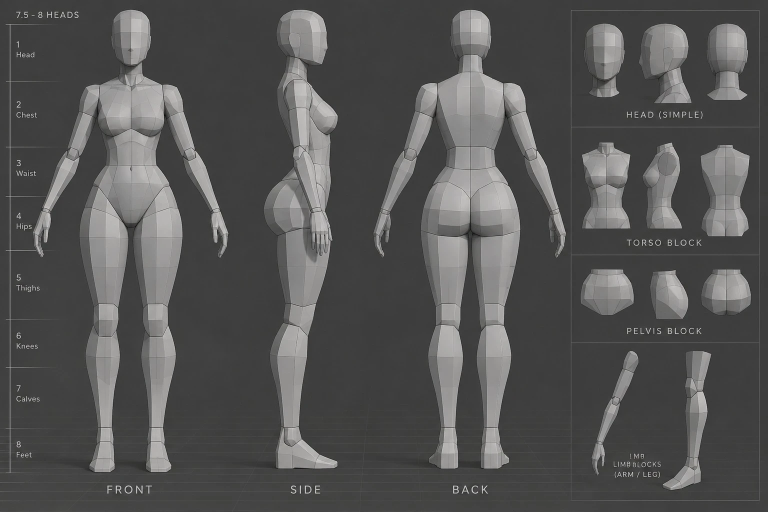
#> input picture base_mesh/reference/base_mesh_sheet.png, 1536 x 1024 px (shown at 1/2 size)
$ python crop_reference.py
#> lines starting #> are read from the running program, lines starting #| are printed output that depends on the picture; after the words box and inside, x2 and y2 are one past the last pixel; in counts of white or black regions, pixels touching at a corner belong together
"""Recorta reference/base_mesh_sheet.png en vistas (FRONT/SIDE/BACK) y paneles de detalle.

Uso: python3 scripts/crop_reference.py
Salida en reference/: ref_front/side/back.png (400x960), sil_*.png (siluetas) y panel_*.png.
Escala: la figura mide 921 px de la cabeza (y=19) a la planta (y=940) = 1.70 m -> 541.8 px/m.
"""
import json
import os
import numpy as np
from PIL import Image
from scipy import ndimage as nd

ROOT = os.path.dirname(os.path.dirname(os.path.abspath(__file__)))
SHEET = os.path.join(ROOT, 'reference', 'base_mesh_sheet.png')
TOP_PX, GROUND_PX = 19, 940
HEIGHT_M = 1.70
PX_PER_M = (GROUND_PX - TOP_PX) / HEIGHT_M
CROP_W, CROP_H = 400, 960
BG = (61, 61, 61)
# centro x de cada figura y límites del panel (para no mezclar figuras vecinas)
VIEWS = {'front': (262, 62, 470), 'side': (603, 500, 700), 'back': (941, 740, 1138)}
PANELS = {'head': (1143, 22, 1520, 252), 'torso': (1143, 255, 1520, 510),
          'pelvis': (1143, 512, 1520, 685), 'limbs': (1143, 687, 1520, 1000)}


def silhouette_mask(img, thr=73):
    g = np.asarray(img).astype(int).mean(2)
    m = g > thr
    m = nd.binary_closing(m, iterations=2)
    m = nd.binary_fill_holes(m)
    m = nd.binary_opening(m, iterations=2)
    lab, n = nd.label(m)
    if n > 1:
        sizes = nd.sum(m, lab, range(n + 1))
        sizes[0] = 0
        m = lab == int(np.argmax(sizes))
    return m


def main():
    a = np.array(Image.open(SHEET).convert('RGB'))
#> a is the input picture: shape (1024, 1536, 3); mean R, G, B 85.2, 85, 84.5
    out = os.path.join(ROOT, 'reference')
    info = {}
    for v, (cx, x0, x1) in VIEWS.items():
        crop = np.tile(np.array(BG, np.uint8), (CROP_H, CROP_W, 1))
        for x in range(CROP_W):
            sx = cx - CROP_W // 2 + x
            if x0 <= sx < x1:
                crop[:, x] = a[:CROP_H, sx]
        crop[945:] = BG                       # etiquetas FRONT/SIDE/BACK y sombra del suelo
        Image.fromarray(crop).save(os.path.join(out, f'ref_{v}.png'))
        m = silhouette_mask(crop)
        Image.fromarray((m * 255).astype(np.uint8)).save(os.path.join(out, f'sil_{v}.png'))
        ys, xs = np.where(m)
        info[v] = dict(top=int(ys.min()), bottom=int(ys.max()), left=int(xs.min()), right=int(xs.max()))
#> this loop made 3 passes
#> pass 1, in main, `Image.fromarray(crop).save(os.path.join(out, f'ref_{v}.png'))`:
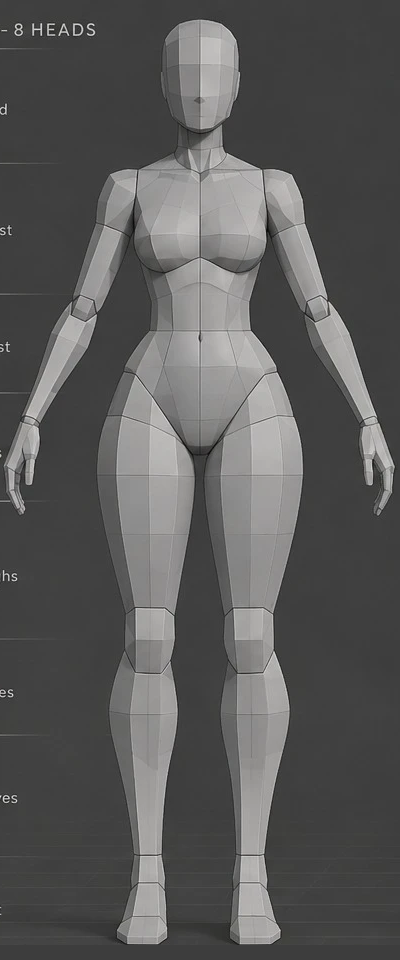
#> saved as ref_front.png: PIL image 400x960 RGB; mean R, G, B 90.3, 89.9, 89.5
#> pass 1, in main, `Image.fromarray((m * 255).astype(np.uint8)).save(os.path.join(out, f's..`:
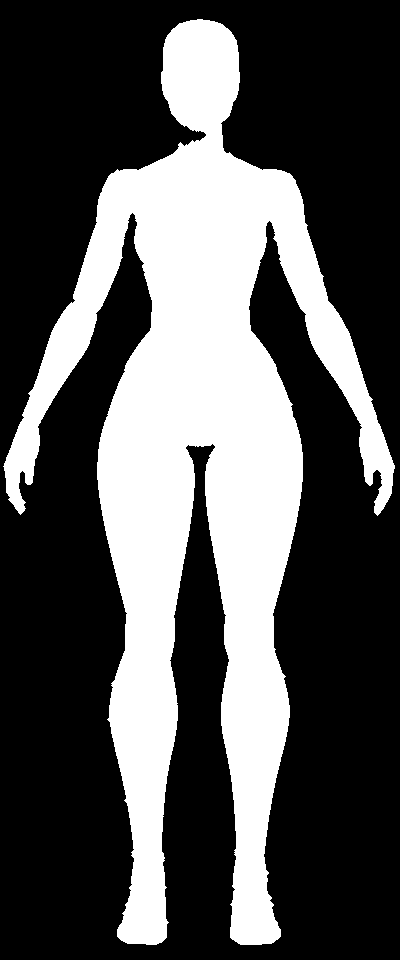
#> saved as sil_front.png: PIL image 400x960 L; 33% white; 1 white region, box (x1, y1, x2, y2) and area: (3, 19, 395, 945) 126540
#> pass 2, in main, `Image.fromarray(crop).save(os.path.join(out, f'ref_{v}.png'))`:
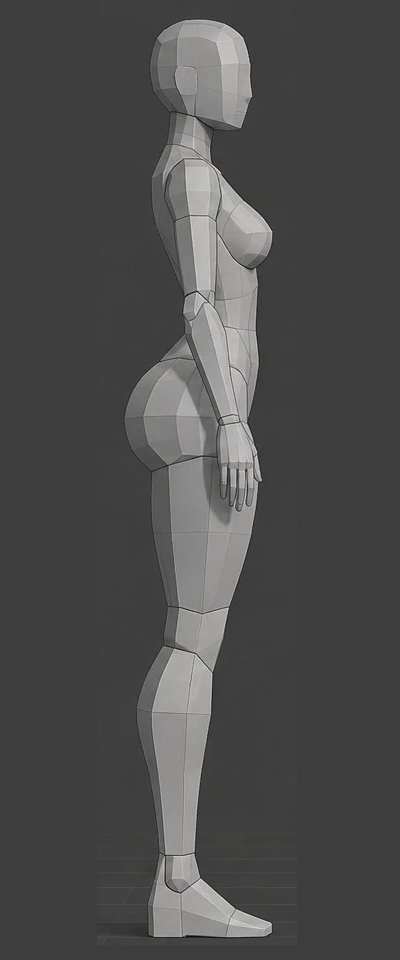
#> saved as ref_side.png: PIL image 400x960 RGB; mean R, G, B 76.8, 76.5, 76.3
#> after the loop:
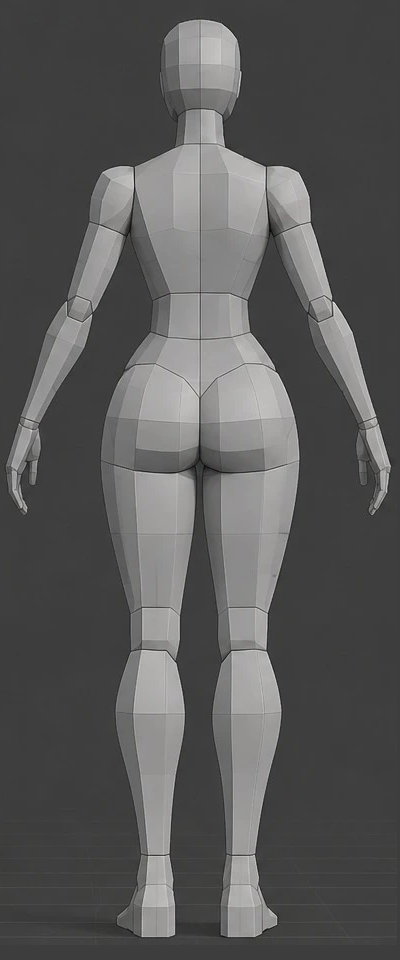
#> crop: shape (960, 400, 3); mean R, G, B 89.7, 89.3, 88.9
#> after the loop:
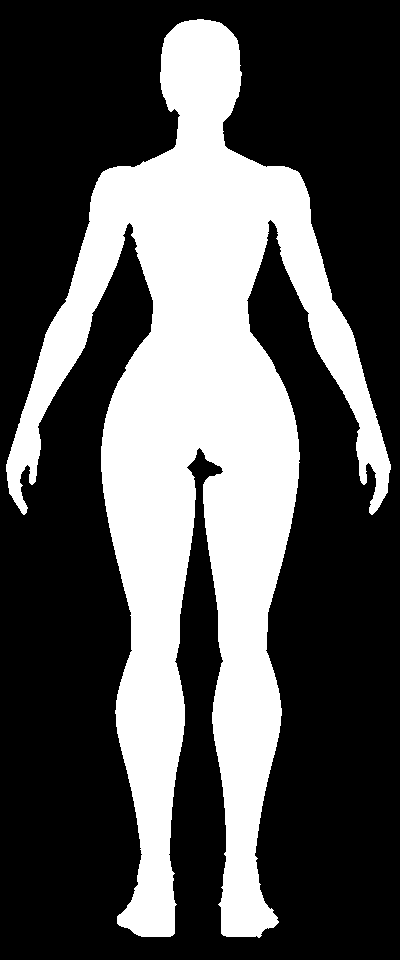
#> m: shape (960, 400) bool; 33.5% white; 1 white region, box (x1, y1, x2, y2) and area: (6, 19, 391, 938) 128702
#> after the loop, info = 3 items
    for p, box in PANELS.items():
        Image.fromarray(a).crop(box).save(os.path.join(out, f'panel_{p}.png'))
#> this loop made 4 passes
#> pass 1, in main, `Image.fromarray(a).crop(box).save(os.path.join(out, f'panel_{p}.png'))`:
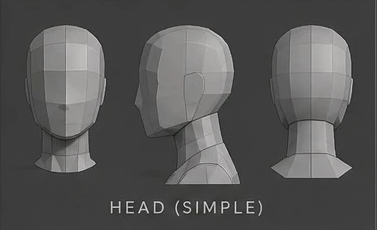
#> saved as panel_head.png: PIL image 377x230 RGB; mean R, G, B 87, 86.6, 86.2
#> pass 2, in main, `Image.fromarray(a).crop(box).save(os.path.join(out, f'panel_{p}.png'))`:
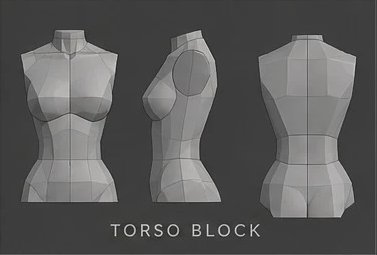
#> saved as panel_torso.png: PIL image 377x255 RGB; mean R, G, B 91.4, 91.1, 90.7
    info['px_per_m'] = PX_PER_M
    print(json.dumps(info, indent=1))
#> (printed output is left out)


if __name__ == '__main__':
    main()
